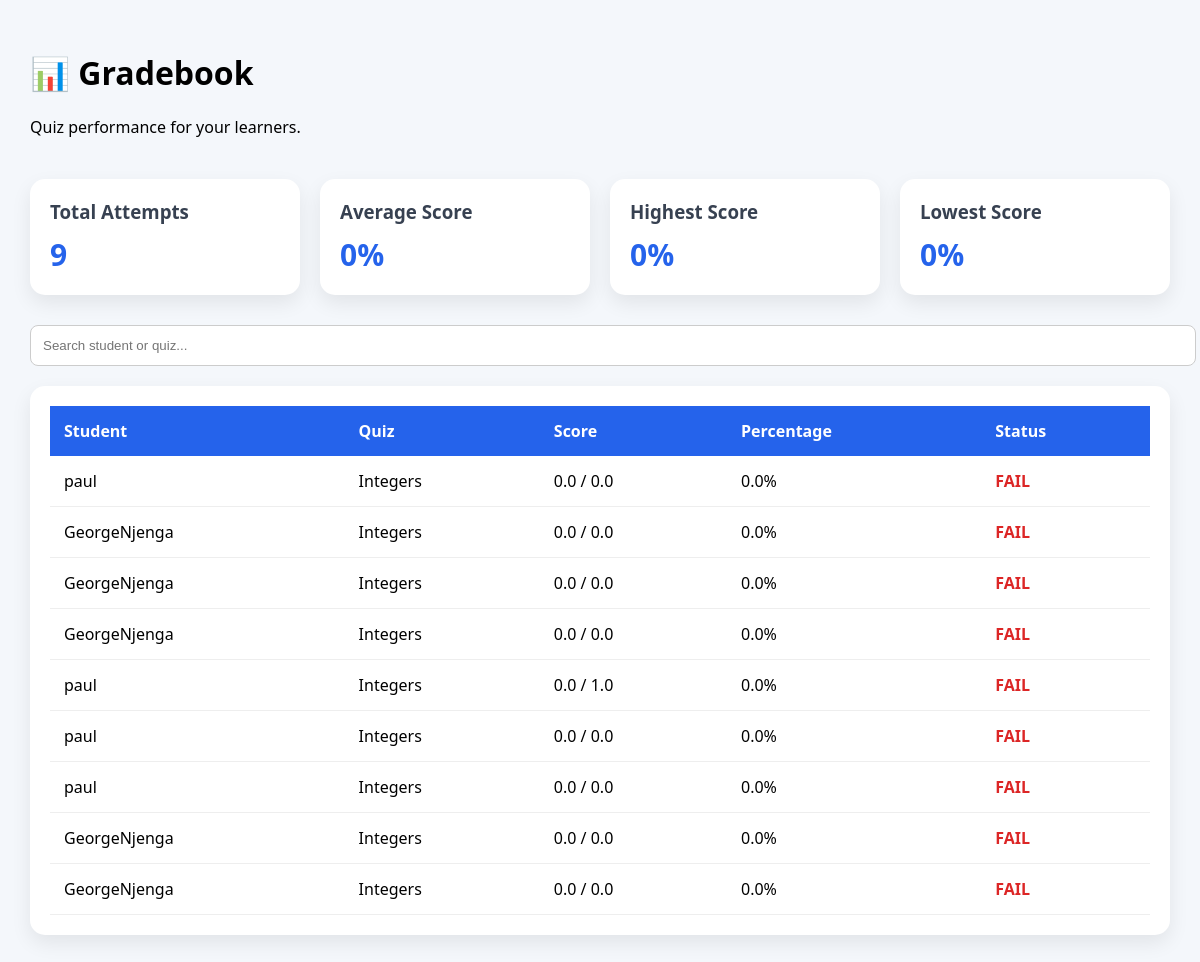
Screenshot of /assignments/dashboard/gradebook/ (signed in) with the database file from the repository.
### assignments/models.py (models this page shows, shortened)
class QuizAttempt(models.Model):
    assignment = models.ForeignKey(
        Assignment,
        on_delete=models.CASCADE,
        related_name="attempts"
    )
    question_order = models.JSONField(default=list, blank=True)
    student = models.ForeignKey(
        'accounts.User',
        on_delete=models.CASCADE,
        related_name="quiz_attempts"
    )
    score = models.FloatField(default=0)
    total = models.FloatField(default=0)
    started_at = models.DateTimeField(auto_now_add=True)
    submitted_at = models.DateTimeField(null=True, blank=True)
    is_graded = models.BooleanField(default=False)
    PASS_MARK = 50
    class Meta:
        ordering = ['-started_at']
        indexes = [
            models.Index(fields=["student"]),
            models.Index(fields=["assignment"]),
        ]
    @property
    def percentage(self):
        if not self.total:
            return 0
        return round((self.score / self.total) * 100, 1)

class Assignment(models.Model):
    ASSIGNMENT_TYPES = (
        ('essay', 'Essay / Written'),
        ('quiz', 'Multiple Choice Quiz'),
        ('mixed', 'Mixed'),
    )
    title = models.CharField(max_length=200)
    description = CKEditor5Field("Description", config_name="default")
    teacher = models.ForeignKey(
        'accounts.User',
        on_delete=models.CASCADE,
        related_name="created_assignments"
    )
    from .storage import AssignmentStorage
    attachment = models.FileField(
        storage=AssignmentStorage(),
        upload_to="",
        blank=True,
        null=True,
    )
    school_class = models.ForeignKey(
        'schools.SchoolClass',
        on_delete=models.CASCADE,
        related_name="assignments",
    )
    subject = models.ForeignKey(
        "Subject",
        on_delete=models.CASCADE,
        related_name="assignments"
    )
    assignment_type = models.CharField(
        max_length=20,
        choices=ASSIGNMENT_TYPES,
        default='essay'
    )
    due_date = models.DateTimeField()
    total_marks = models.FloatField(default=100)
    duration_minutes = models.IntegerField(null=True, blank=True)
    is_timed = models.BooleanField(default=False)
    created_at = models.DateTimeField(auto_now_add=True)
    class Meta:
        ordering = ['-created_at']
        indexes = [
            models.Index(fields=["school_class"]),
            models.Index(fields=["subject"]),
            models.Index(fields=["teacher"]),
            models.Index(fields=["due_date"]),
        ]

### accounts/models.py (models this page shows, shortened)
class User(AbstractUser):
    ROLE_CHOICES = [
        ("school_admin", "School Admin"),
        ("teacher", "Teacher"),
        ("student", "Student"),
        ("parent", "Parent"),
    ]
    role = models.CharField(
        max_length=20,
        choices=ROLE_CHOICES,
        default="student",
        db_index=True,
    )
    school = models.ForeignKey(
        "schools.School",
        on_delete=models.CASCADE,
        related_name="users",
        null=True,
        blank=True,
    )
    school_class = models.ForeignKey(
        "schools.SchoolClass",
        on_delete=models.SET_NULL,
        related_name="students",
        null=True,
        blank=True,
    )
    teacher_role = models.ForeignKey(
        "TeacherRole",
        on_delete=models.SET_NULL,
        null=True,
        blank=True,
        related_name="teachers",
    )
    admission_number = models.CharField(
        max_length=30,
        unique=True,
        blank=True,
        null=True,
        db_index=True,
    )
    employee_number = models.CharField(
        max_length=30,
        unique=True,
        blank=True,
        null=True,
        db_index=True,
    )
    tsc_number = models.CharField(
        max_length=30,
        blank=True,
        null=True,
    )
    phone_number = models.CharField(max_length=20, blank=True)
    profile_picture = models.ImageField(upload_to="profiles/", blank=True, null=True)
    date_of_birth = models.DateField(blank=True, null=True)
    is_verified = models.BooleanField(default=False)
    created_at = models.DateTimeField(default=timezone.now)
    updated_at = models.DateTimeField(auto_now=True)
    @property
    def is_school_admin(self):
        return self.role == "school_admin"
    @property
    def is_teacher(self):
        return self.role == "teacher"

### assignments/views.py (the view)
# urls.py: path("dashboard/gradebook/", views.gradebook, name="gradebook"),
@login_required
def gradebook(request):
    user = request.user
    if not (user.is_teacher or user.is_school_admin):
        return HttpResponseForbidden()
    if user.is_school_admin:
        attempts = QuizAttempt.objects.filter(
            assignment__school_class__school=user.school
        )
    else:
        attempts = QuizAttempt.objects.filter(
            assignment__teacher=user
        )
    attempts = attempts.select_related("student", "assignment")
    stats = attempts.aggregate(
        average=Avg("score"),
        highest=Max("score"),
        lowest=Min("score"),
    )
    return render(request, "gradebook.html", {
        "attempts": attempts,
        "average": round(stats["average"] or 0, 1),
        "highest": stats["highest"] or 0,
        "lowest": stats["lowest"] or 0,
    })

### assignments/templates/gradebook.html (shortened to what this page needs)
{% load static %}
<!DOCTYPE html>
<html lang="en">
<head>
</head>
<body>
<div class="container">
<div class="header">
<div>
<h1>📊 Gradebook</h1>
<p>Quiz performance for your learners.</p>
</div>
</div>
<div class="cards">
<div class="card">
<h3>Total Attempts</h3>
<p>{{ attempts.count }}</p>
</div>
<div class="card">
<h3>Average Score</h3>
<p>{{ average|default:"0" }}%</p>
</div>
<div class="card">
<h3>Highest Score</h3>
<p>{{ highest|default:"0" }}%</p>
</div>
<div class="card">
<h3>Lowest Score</h3>
<p>{{ lowest|default:"0" }}%</p>
</div>
</div>
<div class="search">
<input
type="text"
id="search"
placeholder="Search student or quiz...">
</div>
<div class="table-card">
<table id="gradeTable">
<thead>
<tr>
<th>Student</th>
<th>Quiz</th>
<th>Score</th>
<th>Percentage</th>
<th>Status</th>
</tr>
</thead>
<tbody>
{% for attempt in attempts %}
<tr>
<td>
{{ attempt.student.get_full_name|default:attempt.student.username }}
</td>
<td>
{{ attempt.assignment.title }}
</td>
<td>
{{ attempt.score }} / {{ attempt.total }}
</td>
<td>
{{ attempt.percentage|floatformat:1 }}%
</td>
<td>
{% if attempt.percentage >= 50 %}
<span class="pass">
PASS
</span>
{% else %}
<span class="fail">
FAIL
</span>
{% endif %}
</td>
</tr>
{% empty %}
<tr>
<td colspan="5">
<center>No quiz results available.</center>
</td>
</tr>
{% endfor %}
</tbody>
</table>
</div>
</div>
</body>
</html>

### assignments/templates/gradebook.html (style rules this page uses)
body { margin:0; font-family:system-ui,-apple-system,Segoe UI,Roboto,sans-serif; background:#f4f7fb; }
.container { width:95%; max-width:1400px; margin:auto; padding:30px; }
.header { display:flex; justify-content:space-between; align-items:center; flex-wrap:wrap; margin-bottom:25px; }
.cards { display:grid; grid-template-columns:repeat(auto-fit,minmax(220px,1fr)); gap:20px; margin-bottom:30px; }
.card { background:white; border-radius:15px; padding:20px; box-shadow:0 8px 20px rgba(0,0,0,.08); }
.card h3 { margin:0 0 10px; color:#374151; }
.card p { margin:0; font-size:30px; font-weight:bold; color:#2563eb; }
.search { margin-bottom:20px; }
.search input { width:100%; padding:12px; border:1px solid #ccc; border-radius:8px; }
.table-card { background:white; border-radius:15px; padding:20px; box-shadow:0 8px 20px rgba(0,0,0,.08); }
table { width:100%; border-collapse:collapse; }
th { background:#2563eb; color:white; padding:14px; text-align:left; }
td { padding:14px; border-bottom:1px solid #eee; }
.fail { color:#dc2626; font-weight:bold; }

### rows the page displays
QuizAttempt: student.get_full_name "paul", assignment "Integers", score "0.0", total "0.0", percentage "0.0", shows "FAIL"
QuizAttempt: student.get_full_name "GeorgeNjenga", assignment "Integers", score "0.0", total "0.0", percentage "0.0", shows "FAIL"
QuizAttempt: student.get_full_name "GeorgeNjenga", assignment "Integers", score "0.0", total "0.0", percentage "0.0", shows "FAIL"
QuizAttempt: student.get_full_name "GeorgeNjenga", assignment "Integers", score "0.0", total "0.0", percentage "0.0", shows "FAIL"
QuizAttempt: student.get_full_name "paul", assignment "Integers", score "0.0", total "1.0", percentage "0.0", shows "FAIL"
QuizAttempt: student.get_full_name "paul", assignment "Integers", score "0.0", total "0.0", percentage "0.0", shows "FAIL"
QuizAttempt: student.get_full_name "paul", assignment "Integers", score "0.0", total "0.0", percentage "0.0", shows "FAIL"
QuizAttempt: student.get_full_name "GeorgeNjenga", assignment "Integers", score "0.0", total "0.0", percentage "0.0", shows "FAIL"
QuizAttempt: student.get_full_name "GeorgeNjenga", assignment "Integers", score "0.0", total "0.0", percentage "0.0", shows "FAIL"

### other values shown
{{ attempts.count }} "9"
{{ average|default:"0" }} "0"
{{ highest|default:"0" }} "0"
{{ lowest|default:"0" }} "0"
